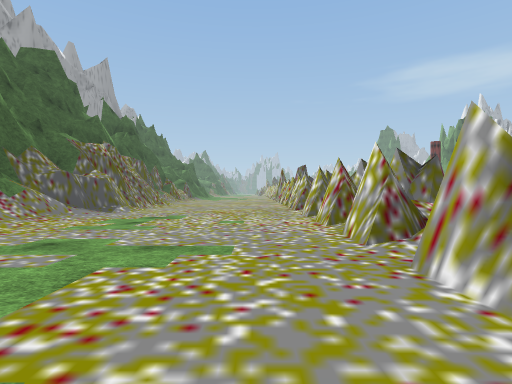
view 1 (above)

19 first-person views from a walk through a scene from a Unity 3-D project. The camera is 1.2 m above the floor, looks level and sees 80° across. The floor is counted in squares, 2 m on a side. Each view is taken from the middle of a square. On the plan, view 1 faces up. The plan holds only what a view shows up to about 9 squares ahead; the rest is blank. The place goes on beyond the plan. The player character is not drawn. Some surface patterns are stand-ins.

view 2
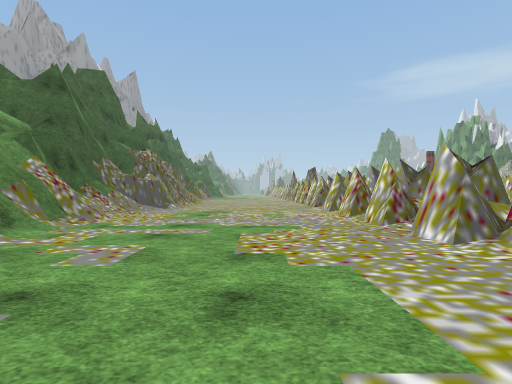

view 3
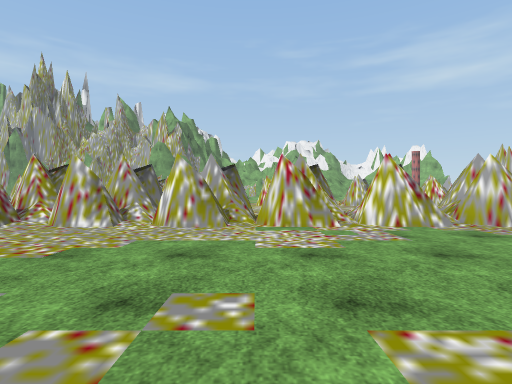

view 4
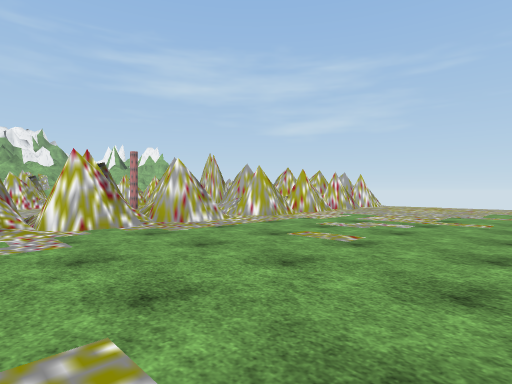

view 5
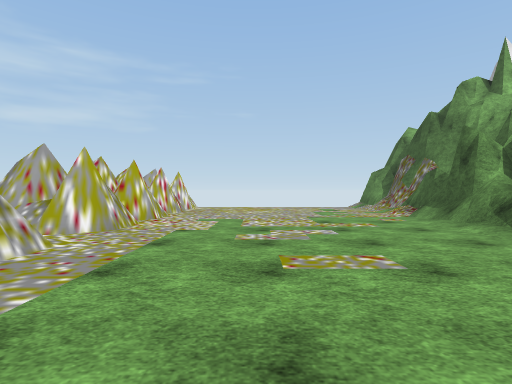

view 6
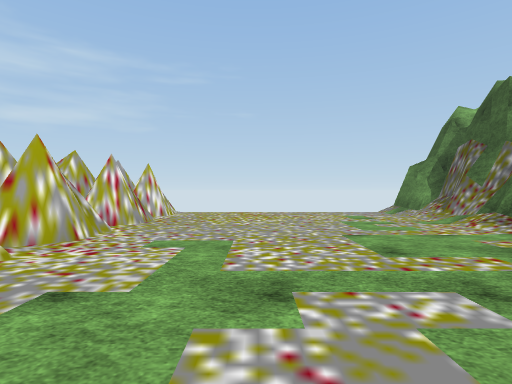

view 7
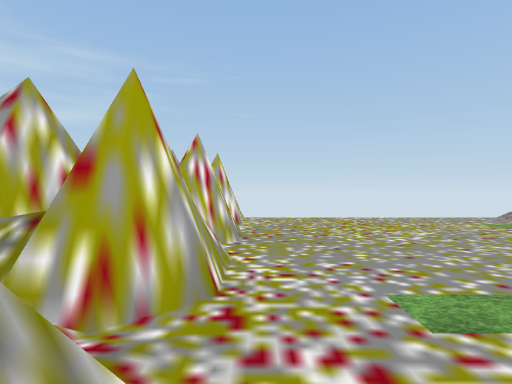

view 8
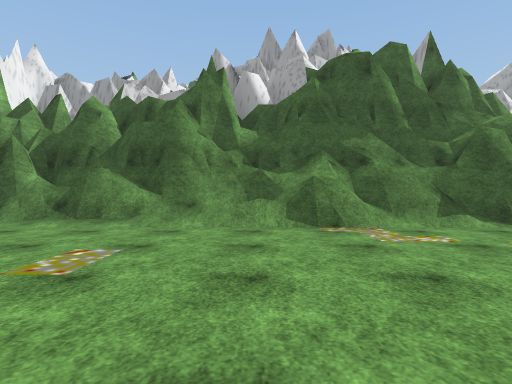

view 9
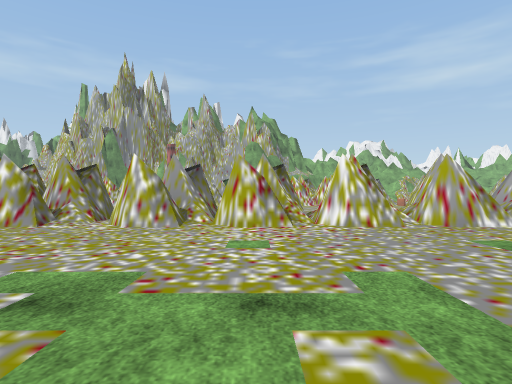

view 10
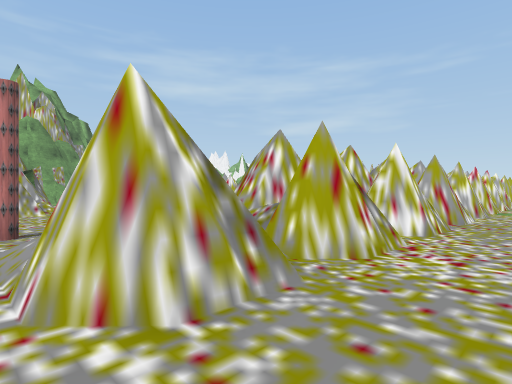

view 11
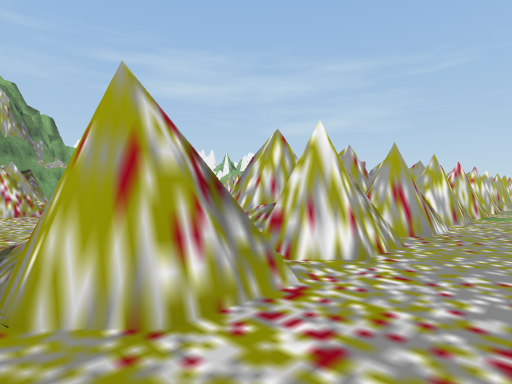

view 12
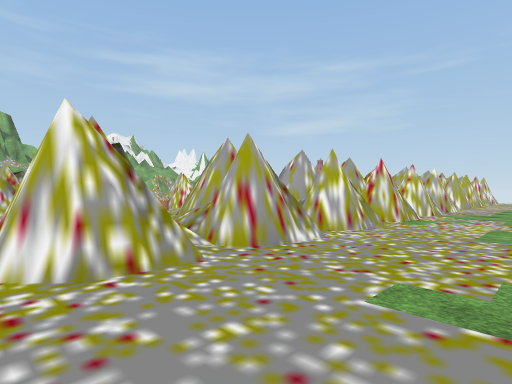

view 13
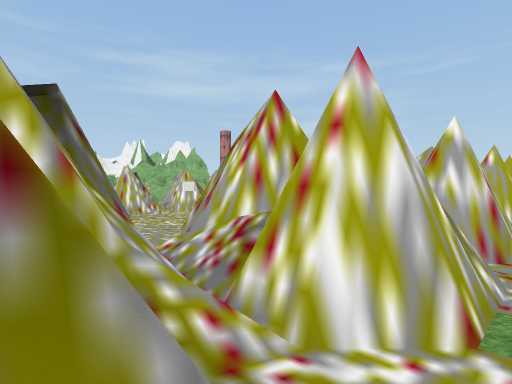

view 14
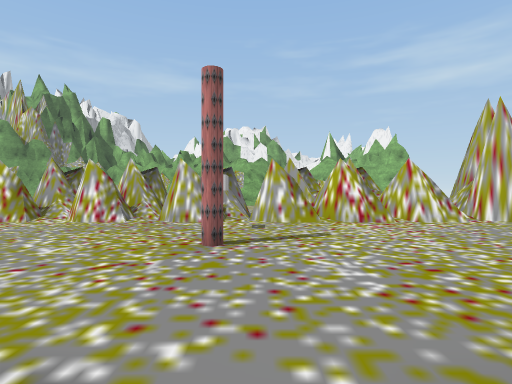

view 15
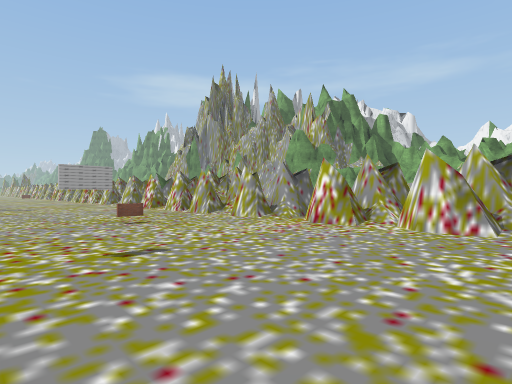

view 16
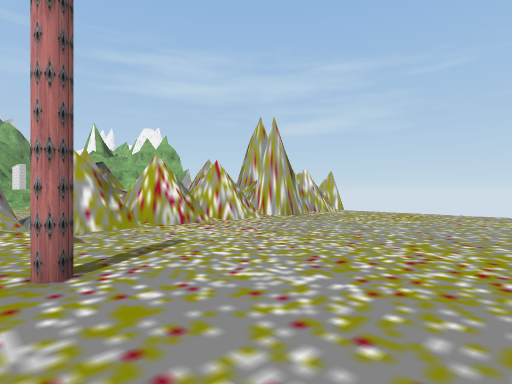

view 17
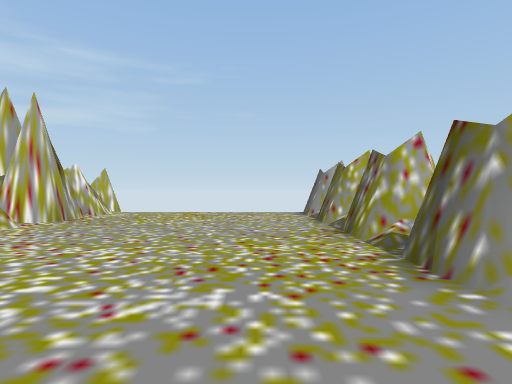

view 18
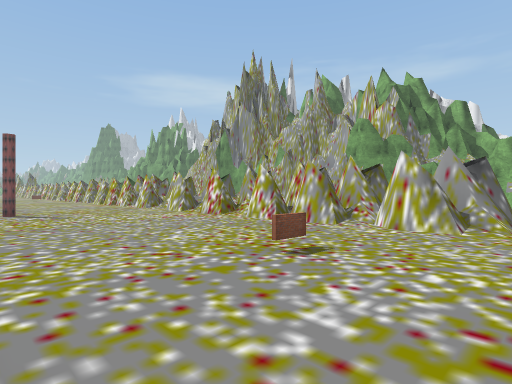

view 19
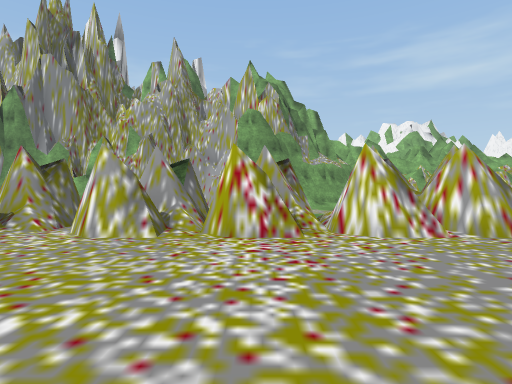

### Floor plan
Key: @ floor where view 1 was taken; # wall or solid block; x gap in a wall; . floor; / step, stairs or slope; = window, fence, low wall or low ledge; O other object.
Columns run from 6 left of view 1 to 11 right of it. Each row starts with its distance up from view 1.
  9  #....../x... ...x
  8 ##...../##.O....##
  7 #=....../#......##
  6 #/...../## .....##
  5 #//...../# .....##
  4 ##...../##.....###
  3  #......##.....###
  2  #/.....##.....###
  1  #/.....##...=.###
  0  #/...@.##.....###
 -1  #/.....##......x
 -2 ##/.....##.#....##
 -3 ##/.....##......##
 -4 #=/.....##......##
 -5 ##/.....##......##
 -6 ##/..../##..OO.###
 -7  #......//..OO###/
 -8  #...../##.....###
 -9  #....../#.....###
-10 ##...../##......##
-11 ##....../#......##
-12 #=...../##......##
-13 #/....../#.....##
-14 ##...../##.....##
-15 ##...... #......#

Positions as (right, up) in squares from view 1, and headings:
1: (0, 0), facing up
2: (-1, -2), facing up
3: (-4, -1), facing right
4: (-4, -2), facing down-right
5: (-1, -3), facing down
6: (-1, -6), facing down
7: (1, -8), facing down
8: (1, -4), facing left
9: (-4, 6), facing right
10: (0, 9), facing down-right
11: (0, 7), facing down-right
12: (-1, 5), facing down-right
13: (1, -2), facing down-right
14: (3, -7), facing right
15: (4, -5), facing up-right
16: (4, -6), facing down-right
17: (5, -6), facing down
18: (4, -1), facing up-right
19: (5, 6), facing right
